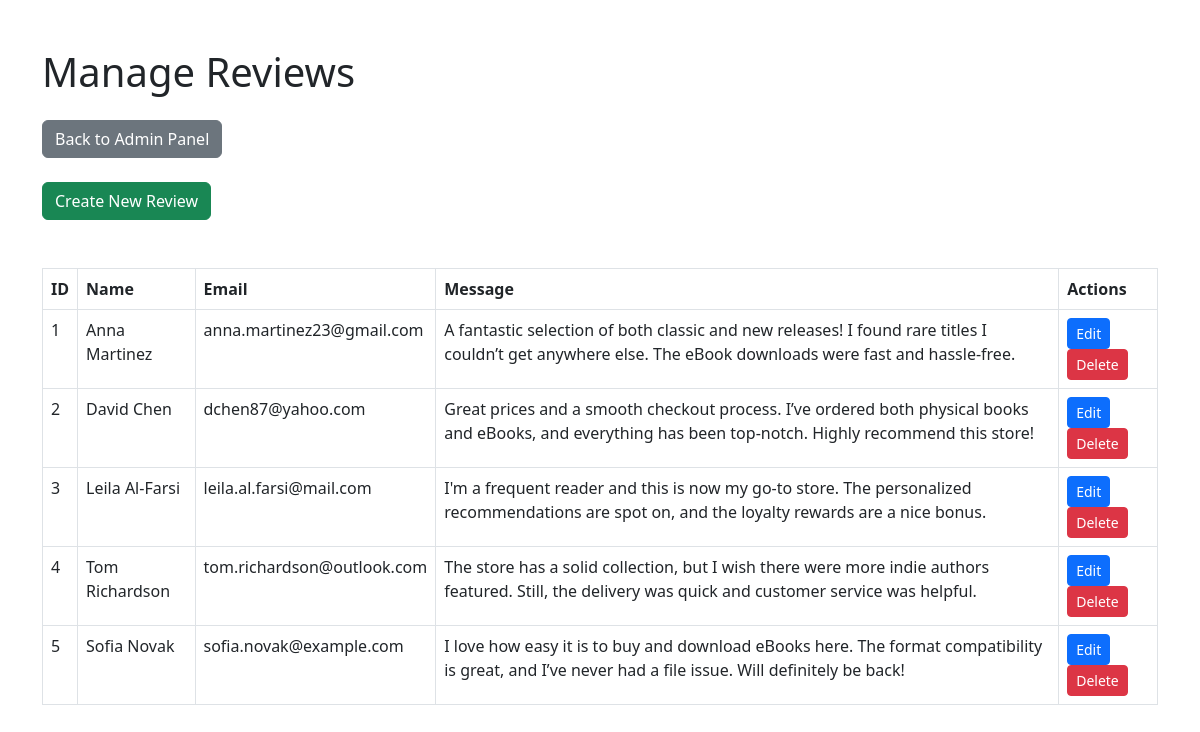
/manage_reviews.php, run on the app's committed database.
### tables this page shows
CREATE TABLE IF NOT EXISTS `reviews` (
  `id` INT NOT NULL AUTO_INCREMENT,
  `name` VARCHAR(50) NOT NULL,
  `email` VARCHAR(100) NOT NULL,
  `message` VARCHAR(250) NOT NULL,
  PRIMARY KEY (`id`));

### _inc/classes/Database.php (called while the page is built, shortened)
<?php
class Database {
    private $host = "localhost";
    private $db = "ebook_db";
    private $user = "root";
    private $pass = "";
    private $charset = "utf8";
    private $pdo;
    public function __construct() {
        $dsn = "mysql:host={$this->host};dbname={$this->db};charset={$this->charset}";
        try {
            $this->pdo = new PDO($dsn, $this->user, $this->pass);
            $this->pdo->setAttribute(PDO::ATTR_ERRMODE, PDO::ERRMODE_EXCEPTION);
        } catch (PDOException $e) {
            die('Connection failed: ' . $e->getMessage());
        }
    }
    public function getConnection() {
        return $this->pdo;
    }
}
?>

### _inc/classes/Review.php (called while the page is built, shortened)
<?php
class Review {
    private $db;
    public function __construct(Database $database) {
        $this->db = $database->getConnection();
    }
    public function index() {
        $stmt = $this->db->prepare("SELECT * FROM reviews");
        $stmt->execute();
        return $stmt->fetchAll(PDO::FETCH_ASSOC);
    }
}
?>

### manage_reviews.php (the view, shortened to what this page needs)
<?php
require_once ('_inc/classes/Database.php');
require_once ('_inc/classes/Review.php');
$db = new Database();
$review = new Review($db);
$reviews = $review->index();
?>
<!DOCTYPE html>
<html lang="en">
<head>
    <link rel="stylesheet" href="css/bootstrap.min.css">
</head>
<body>
    <div class="container mt-5">
        <h1 class="mb-4">Manage Reviews</h1>
        <div class="mb-4">
            <a href="admin.php" class="btn btn-secondary">Back to Admin Panel</a>
        </div>
        <a href="create_review.php" class="btn btn-success">Create New Review</a>
        <table class="table table-bordered mt-5">
            <thead>
                <tr>
                    <th>ID</th>
                    <th>Name</th>
                    <th>Email</th>
                    <th>Message</th>
                    <th>Actions</th>
                </tr>
            </thead>
            <tbody>
                <?php foreach ($reviews as $r): ?>
                    <tr>
                        <td><?php echo $r['id']; ?></td>
                        <td><?php echo htmlspecialchars($r['name']); ?></td>
                        <td><?php echo htmlspecialchars($r['email']); ?></td>
                        <td><?php echo htmlspecialchars($r['message']); ?></td>
                        <td>
                            <a href="edit_review.php?id=<?php echo $r['id']; ?>" class="btn btn-primary btn-sm">Edit</a>
                            <a href="manage_reviews.php?delete_id=<?php echo $r['id']; ?>" class="btn btn-danger btn-sm" onclick="return confirm('Are you sure you want to delete this review?')">Delete</a>
                        </td>
                    </tr>
                <?php endforeach; ?>
            </tbody>
        </table>
</body>
</html>

### data on the page
reviews: id "1", name "Anna Martinez", email "anna.martinez23@gmail.com", message "A fantastic selection of both classic and new releases! I found rare titles I couldn’t get anywhere else. The eBook downloads were fast and hassle-free."
reviews: id "2", name "David Chen", email "dchen87@yahoo.com", message "Great prices and a smooth checkout process. I’ve ordered both physical books and eBooks, and everything has been top-notch. Highly recommend this store!"
reviews: id "3", name "Leila Al-Farsi", email "leila.al.farsi@mail.com", message "I'm a frequent reader and this is now my go-to store. The personalized recommendations are spot on, and the loyalty rewards are a nice bonus."
reviews: id "4", name "Tom Richardson", email "tom.richardson@outlook.com", message "The store has a solid collection, but I wish there were more indie authors featured. Still, the delivery was quick and customer service was helpful."
reviews: id "5", name "Sofia Novak", email "sofia.novak@example.com", message "I love how easy it is to buy and download eBooks here. The format compatibility is great, and I’ve never had a file issue. Will definitely be back!"
